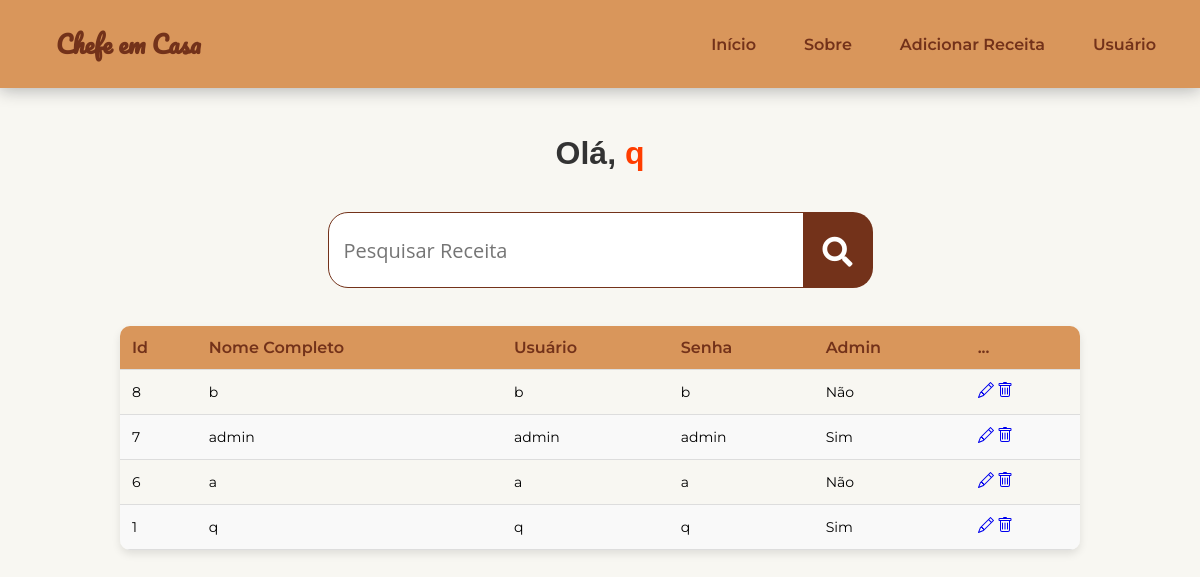
Page /TCC/sistema.php (signed in) on the committed database.
### tables this page shows
CREATE TABLE `usuarios` (
  `id` int(11) NOT NULL,
  `fullnome` varchar(110) NOT NULL,
  `usuario` varchar(45) NOT NULL,
  `senha` varchar(45) NOT NULL,
  `adm` varchar(3) NOT NULL DEFAULT 'Não'
);

### TCC/sistema.php (the view, shortened to what this page needs)
<?php
    include_once('config.php');
    $logado = $_SESSION['usuario'];
    if(!empty($_GET['search']))
    {
      $data = $_GET['search'];
      $sql = "SELECT * FROM usuarios WHERE id LIKE '%$data%' or fullnome LIKE '%$data%' or usuario LIKE '%$data%' ORDER BY id DESC";
    }
    else
    {
      $sql = "SELECT * FROM usuarios ORDER BY id DESC";
    }
    $result = $conexao->query($sql);
?>
<!DOCTYPE html>
<html lang="pt-br">
<head>
   <link href="https://cdn.jsdelivr.net/npm/remixicon@3.2.0/fonts/remixicon.css" rel="stylesheet">
   <link rel="stylesheet" href="https://cdnjs.cloudflare.com/ajax/libs/font-awesome/5.15.4/css/all.min.css">
    <link rel="stylesheet" href="sistema.css">
</head>
<body>
<header class="header">
      <nav class="nav container">
         <div class="nav__data">
            <a href="sistema.php" class="nav__logo">
                <span class="icon-text">Chefe em Casa</span>
            </a>
         </div>
         <div class="nav__menu" id="nav-menu">
            <ul class="nav__list">
               <li><a href="indexLogado.php" class="nav__link">Início</a></li>
               <li><a href="sobre/sobre-logado.php" class="nav__link">Sobre</a></li>
               <li><a href="adicionar-receita/admin_page.php" class="nav__link">Adicionar Receita</a></li>
               <li class="dropdown__item">
                  <div class="nav__link">Usuário <i class="ri-arrow-down-s-line dropdown__arrow"></i></div>
               </li>
            </ul>
         </div>
      </nav>
   </header>
   <br>
   <br>
   <br>
   <br>
   <br>
   <div class="bem_vindo">
    <?php
    $nome_usuario = htmlspecialchars($logado);
    echo "<h1>Olá, <span>$nome_usuario</span></h1>";
    ?>
</div>
<div class="search-container">
   <input type="search" placeholder="Pesquisar Receita" id="pesquisar">
   <button onclick="searchData()" class="search-button"><i class="fas fa-search"></i></button>
</div>
   <br>
   <br>
<div class="tabela">
    <table class="table">
         <thead>
            <tr>
               <th scope="col">Id</th>
               <th scope="col">Nome Completo</th>
               <th scope="col">Usuário</th>
               <th scope="col">Senha</th>
               <th scope="col">Admin</th>
               <th scope="col">...</th>
            </tr>
         </thead>
         <tbody>
            <?php
            while($user_data = mysqli_fetch_assoc($result))
            {
               echo "<tr>";
               echo "<td>".$user_data['id']."</td>";
               echo "<td>".$user_data['fullnome']."</td>";
               echo "<td>".$user_data['usuario']."</td>";
               echo "<td>".$user_data['senha']."</td>";
               echo "<td>".$user_data['adm']."</td>";
               echo "<td>
               <a href='edit/edit.php?id=$user_data[id]' class='btn btn-sm btn-primary'>
                  <svg xmlns='http://www.w3.org/2000/svg' width='16' height='16' fill='currentColor' class='bi bi-pencil' viewBox='0 0 16 16'>
                     <path d='M12.146.146a.5.5 0 0 1 .708 0l3 3a.5.5 0 0 1 0 .708l-10 10a.5.5 0 0 1-.168.11l-5 2a.5.5 0 0 1-.65-.65l2-5a.5.5 0 0 1 .11-.168zM11.207 2.5 13.5 4.793 14.793 3.5 12.5 1.207zm1.586 3L10.5 3.207 4 9.707V10h.5a.5.5 0 0 1 .5.5v.5h.5a.5.5 0 0 1 .5.5v.5h.293zm-9.761 5.175-.106.106-1.528 3.821 3.821-1.528.106-.106A.5.5 0 0 1 5 12.5V12h-.5a.5.5 0 0 1-.5-.5V11h-.5a.5.5 0 0 1-.468-.325'/>
                  </svg>
               </a>
               <a href='edit/delete.php?id=$user_data[id]' class='btn btn-sm btn-danger'>
                  <svg xmlns='http://www.w3.org/2000/svg' width='16' height='16' fill='currentColor' class='bi bi-trash' viewBox='0 0 16 16'>
                   <path d='M5.5 5.5A.5.5 0 0 1 6 6v6a.5.5 0 0 1-1 0V6a.5.5 0 0 1 .5-.5m2.5 0a.5.5 0 0 1 .5.5v6a.5.5 0 0 1-1 0V6a.5.5 0 0 1 .5-.5m3 .5a.5.5 0 0 0-1 0v6a.5.5 0 0 0 1 0z'/>
                  <path d='M14.5 3a1 1 0 0 1-1 1H13v9a2 2 0 0 1-2 2H5a2 2 0 0 1-2-2V4h-.5a1 1 0 0 1-1-1V2a1 1 0 0 1 1-1H6a1 1 0 0 1 1-1h2a1 1 0 0 1 1 1h3.5a1 1 0 0 1 1 1zM4.118 4 4 4.059V13a1 1 0 0 0 1 1h6a1 1 0 0 0 1-1V4.059L11.882 4zM2.5 3h11V2h-11z'/>
                  </svg>
               </a>
               </td>";
               echo "</tr>";
            }
            ?>
         </tbody>
      </table>
    </div>
   </body>
</html>

### TCC/sistema.css (style rules this page uses)
:root { --header-height: 3.5rem; --black-color: #D9965B; --black-color-light: #B78348; --black-color-lighten: #B78348; --white-color: #73321a; --body-color: #F8F7F2; --body-font: "Montserrat", sans-serif; --normal-font-size: .938rem; --font-regular: 400; --font-semi-bold: 600; --z-tooltip: 10; --z-fixed: 100; }
@media screen and (min-width: 1024px) { :root { --normal-font-size: 1rem; } }
* { box-sizing: border-box; padding: 0; margin: 0; }
body { font-family: var(--body-font); font-size: var(--normal-font-size); background-color: var(--body-color); }
ul { list-style: none; }
a { text-decoration: none; }
.container { max-width: 1120px; margin-inline: 1.5rem; }
.header { position: fixed; top: 0; left: 0; width: 100%; background-color: var(--black-color); box-shadow: 0 2px 16px hsla(220, 32%, 8%, .3); z-index: var(--z-fixed); }
.nav { height: var(--header-height); }
.nav__logo, .nav__burger, .nav__close { color: var(--white-color); }
.nav__data { height: 100%; display: flex; justify-content: space-between; align-items: center; }
.nav__logo { display: inline-flex; align-items: center; column-gap: 1rem; font-weight: var(--font-semi-bold); font-size: 1.5rem; }
.icon-text { font-family: 'Pacifico', cursive; }
.nav__link { color: var(--white-color); background-color: var(--black-color); font-weight: var(--font-semi-bold); padding: 1.25rem 1.5rem; display: flex; justify-content: space-between; align-items: center; transition: background-color .3s; }
.dropdown__item { cursor: pointer; }
@media screen and (min-width: 1118px) { .container { margin-inline: auto; } }
@media screen and (min-width: 1118px) { .nav { height: calc(var(--header-height) + 2rem); display: flex; justify-content: space-between; } }
@media screen and (min-width: 1118px) { .nav__list { height: 100%; display: flex; column-gap: 3rem; } }
@media screen and (min-width: 1118px) { .nav__link { height: 100%; padding: 0; justify-content: initial; column-gap: .25rem; } }
@media screen and (min-width: 1118px) { .dropdown__item, .dropdown__subitem { position: relative; } }
.bem_vindo { padding: 20px; margin: 20px auto; width: 80%; max-width: 600px; text-align: center; }
.bem_vindo h1 { font-family: 'Arial', sans-serif; font-size: 2rem; color: #333; margin: 0; padding: 0; }
.bem_vindo h1 span { font-weight: bold; color: #ff3d00; }
.table { width: 80%; margin: 0 auto; border-collapse: collapse; border-radius: 10px; overflow: hidden; box-shadow: 0 4px 8px rgba(0, 0, 0, 0.1); }
.table thead { background-color: var(--black-color); color: var(--white-color); }
.table th, .table td { padding: 0.75rem; text-align: left; border-bottom: 1px solid #ddd; }
.table tbody tr:nth-child(even) { background-color: #f9f9f9; }
.table th { font-weight: var(--font-semi-bold); }
.table td { font-size: 0.875rem; }
.search-container { display: flex; justify-content: center; margin-top: 10px; }
input[type="search"] { padding: 12px 15px; width: 40%; border: 1px solid #73321a; border-radius: 20px 0 0 20px; font-size: 20px; font-family: 'Open Sans', sans-serif; outline: none; height: 76px; background-color: #fff; margin-right: -5px; }
button.search-button { padding: 12px 20px; background-color: #73321a; color: white; border: none; border-radius: 0 20px 20px 0; cursor: pointer; font-size: 16px; height: 76px; transition: background-color 0.5s; }
button.search-button i { font-size: 30px; height: 27; }

### rows in the picture
usuarios: id "8", fullnome "b", usuario "b", senha "b", adm "Não"
usuarios: id "7", fullnome "admin", usuario "admin", senha "admin", adm "Sim"
usuarios: id "6", fullnome "a", usuario "a", senha "a", adm "Não"
usuarios: id "1", fullnome "q", usuario "q", senha "q", adm "Sim"

### other values in the picture
$nome_usuario "q"
